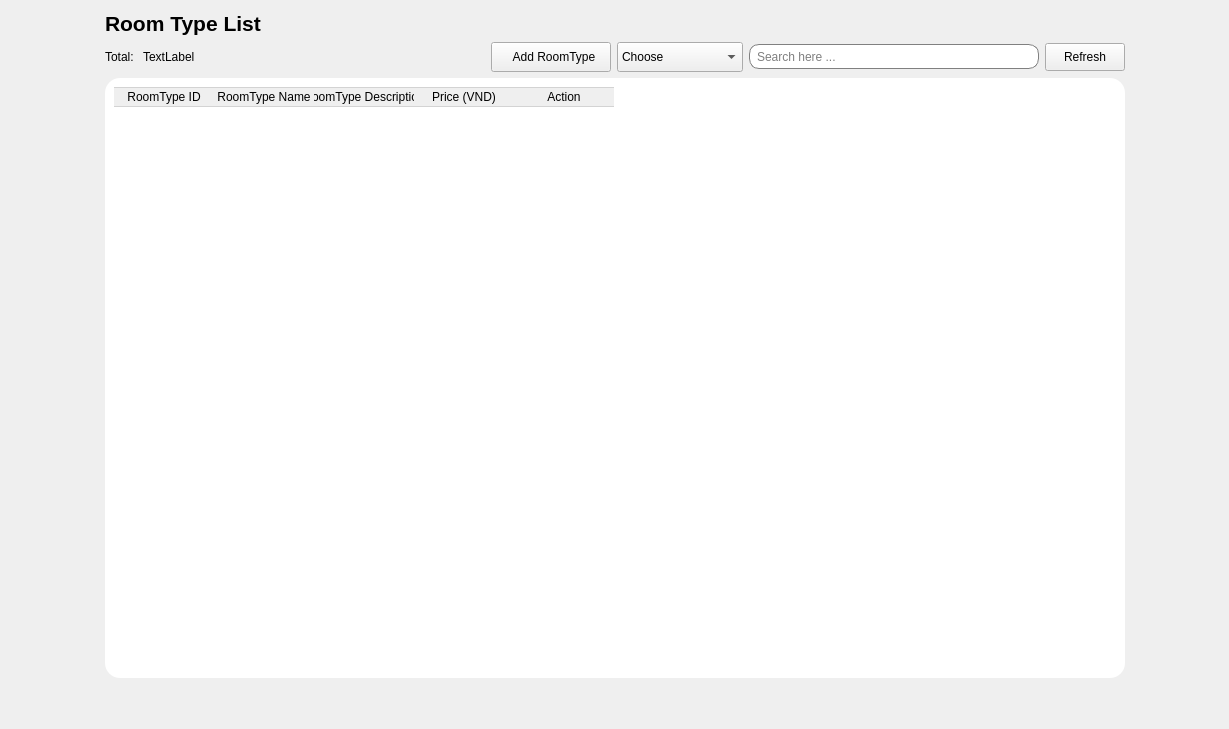
             <widget class="QWidget" name="page_11">
              <property name="minimumSize">
               <size>
                <width>0</width>
                <height>600</height>
               </size>
              </property>
              <layout class="QHBoxLayout" name="horizontalLayout_45">
               <item>
                <spacer name="horizontalSpacer_30">
                 <property name="orientation">
                  <enum>Qt::Orientation::Horizontal</enum>
                 </property>
                 <property name="sizeHint" stdset="0">
                  <size>
                   <width>94</width>
                   <height>20</height>
                  </size>
                 </property>
                </spacer>
               </item>
               <item>
                <layout class="QVBoxLayout" name="verticalLayout_27">
                 <item>
                  <layout class="QHBoxLayout" name="horizontalLayout_32">
                   <item>
                    <widget class="QLabel" name="label_22">
                     <property name="font">
                      <font>
                       <pointsize>16</pointsize>
                       <bold>true</bold>
                      </font>
                     </property>
                     <property name="text">
                      <string>Room Type List</string>
                     </property>
                    </widget>
                   </item>
                   <item>
                    <spacer name="horizontalSpacer_25">
                     <property name="orientation">
                      <enum>Qt::Orientation::Horizontal</enum>
                     </property>
                     <property name="sizeHint" stdset="0">
                      <size>
                       <width>40</width>
                       <height>20</height>
                      </size>
                     </property>
                    </spacer>
                   </item>
                  </layout>
                 </item>
                 <item>
                  <layout class="QHBoxLayout" name="horizontalLayout_33">
                   <item>
                    <layout class="QHBoxLayout" name="horizontalLayout_34">
                     <item>
                      <widget class="QLabel" name="label_23">
                       <property name="text">
                        <string>Total: </string>
                       </property>
                      </widget>
                     </item>
                     <item>
                      <widget class="QLabel" name="totalroomtype">
                       <property name="text">
                        <string>TextLabel</string>
                       </property>
                      </widget>
                     </item>
                    </layout>
                   </item>
                   <item>
                    <spacer name="horizontalSpacer_26">
                     <property name="orientation">
                      <enum>Qt::Orientation::Horizontal</enum>
                     </property>
                     <property name="sizeHint" stdset="0">
                      <size>
                       <width>40</width>
                       <height>20</height>
                      </size>
                     </property>
                    </spacer>
                   </item>
                   <item>
                    <widget class="QPushButton" name="addroomtype">
                     <property name="enabled">
                      <bool>true</bool>
                     </property>
                     <property name="minimumSize">
                      <size>
                       <width>120</width>
                       <height>30</height>
                      </size>
                     </property>
                     <property name="styleSheet">
                      <string notr="true"/>
                     </property>
                     <property name="text">
                      <string>  Add RoomType</string>
                     </property>
                     <property name="icon">
                      <iconset resource="Resources.qrc">
                       <normaloff>:/new/prefix1/Resources/add.png</normaloff>:/new/prefix1/Resources/add.png</iconset>
                     </property>
                     <property name="iconSize">
                      <size>
                       <width>13</width>
                       <height>13</height>
                      </size>
                     </property>
                     <property name="checkable">
                      <bool>false</bool>
                     </property>
                    </widget>
                   </item>
                   <item>
                    <widget class="QComboBox" name="CBSRT">
                     <property name="minimumSize">
                      <size>
                       <width>0</width>
                       <height>30</height>
                      </size>
                     </property>
                     <item>
                      <property name="text">
                       <string>Choose</string>
                      </property>
                     </item>
                     <item>
                      <property name="text">
                       <string>RoomType ID</string>
                      </property>
                     </item>
                     <item>
                      <property name="text">
                       <string>RoomType Name</string>
                      </property>
                     </item>
                    </widget>
                   </item>
                   <item>
                    <widget class="QLineEdit" name="LineEditSearchRoomType">
                     <property name="minimumSize">
                      <size>
                       <width>0</width>
                       <height>25</height>
                      </size>
                     </property>
                     <property name="styleSheet">
                      <string notr="true">QLineEdit{
padding-left:5px;
border: 1px solid gray;
border-radius: 10px;
}</string>
                     </property>
                     <property name="placeholderText">
                      <string>Search here ...</string>
                     </property>
                    </widget>
                   </item>
                   <item>
                    <widget class="QPushButton" name="RefRTbtn">
                     <property name="minimumSize">
                      <size>
                       <width>65</width>
                       <height>28</height>
                      </size>
                     </property>
                     <property name="text">
                      <string>Refresh</string>
                     </property>
                     <property name="icon">
                      <iconset resource="Resources.qrc">
                       <normaloff>:/new/prefix1/Resources/reload.png</normaloff>:/new/prefix1/Resources/reload.png</iconset>
                     </property>
                    </widget>
                   </item>
                  </layout>
                 </item>
                 <item>
                  <widget class="QFrame" name="frame_12">
                   <property name="minimumSize">
                    <size>
                     <width>1020</width>
                     <height>600</height>
                    </size>
                   </property>
                   <property name="styleSheet">
                    <string notr="true">QWidget{
background-color: rgb(255, 255, 255);
border-radius:15px;
}</string>
                   </property>
                   <property name="frameShape">
                    <enum>QFrame::Shape::StyledPanel</enum>
                   </property>
                   <property name="frameShadow">
                    <enum>QFrame::Shadow::Raised</enum>
                   </property>
                   <layout class="QVBoxLayout" name="verticalLayout_15">
                    <item>
                     <widget class="QTableWidget" name="RoomTypeTable">
                      <property name="minimumSize">
                       <size>
                        <width>0</width>
                        <height>0</height>
                       </size>
                      </property>
                      <property name="font">
                       <font>
                        <pointsize>10</pointsize>
                       </font>
                      </property>
                      <property name="styleSheet">
                       <string notr="true">QPushButton{
	 border: none;
}
QTableWidget::item {
       border-right: none;
       border-left: none;
       border-bottom: 1px solid #D3D3D3;
}
QHeaderView::section {
       border: 1px solid #D3D3D3; 
       border-right: none;      
       border-left: none;       
}
</string>
                      </property>
                      <property name="editTriggers">
                       <set>QAbstractItemView::EditTrigger::NoEditTriggers</set>
                      </property>
                      <property name="alternatingRowColors">
                       <bool>true</bool>
                      </property>
                      <property name="selectionMode">
                       <enum>QAbstractItemView::SelectionMode::NoSelection</enum>
                      </property>
                      <property name="showGrid">
                       <bool>false</bool>
                      </property>
                      <attribute name="horizontalHeaderVisible">
                       <bool>true</bool>
                      </attribute>
                      <attribute name="horizontalHeaderCascadingSectionResizes">
                       <bool>false</bool>
                      </attribute>
                      <attribute name="horizontalHeaderHighlightSections">
                       <bool>true</bool>
                      </attribute>
                      <attribute name="horizontalHeaderShowSortIndicator" stdset="0">
                       <bool>false</bool>
                      </attribute>
                      <attribute name="horizontalHeaderStretchLastSection">
                       <bool>false</bool>
                      </attribute>
                      <column>
                       <property name="text">
                        <string>RoomType ID</string>
                       </property>
                      </column>
                      <column>
                       <property name="text">
                        <string>RoomType Name</string>
                       </property>
                      </column>
                      <column>
                       <property name="text">
                        <string>RoomType Description</string>
                       </property>
                      </column>
                      <column>
                       <property name="text">
                        <string>Price (VND)</string>
                       </property>
                      </column>
                      <column>
                       <property name="text">
                        <string>Action</string>
                       </property>
                      </column>
                     </widget>
                    </item>
                   </layout>
                  </widget>
                 </item>
                 <item>
                  <spacer name="verticalSpacer_5">
                   <property name="orientation">
                    <enum>Qt::Orientation::Vertical</enum>
                   </property>
                   <property name="sizeHint" stdset="0">
                    <size>
                     <width>20</width>
                     <height>40</height>
                    </size>
                   </property>
                  </spacer>
                 </item>
                </layout>
               </item>
               <item>
                <spacer name="horizontalSpacer_31">
                 <property name="orientation">
                  <enum>Qt::Orientation::Horizontal</enum>
                 </property>
                 <property name="sizeHint" stdset="0">
                  <size>
                   <width>93</width>
                   <height>20</height>
                  </size>
                 </property>
                </spacer>
               </item>
              </layout>
             </widget>
